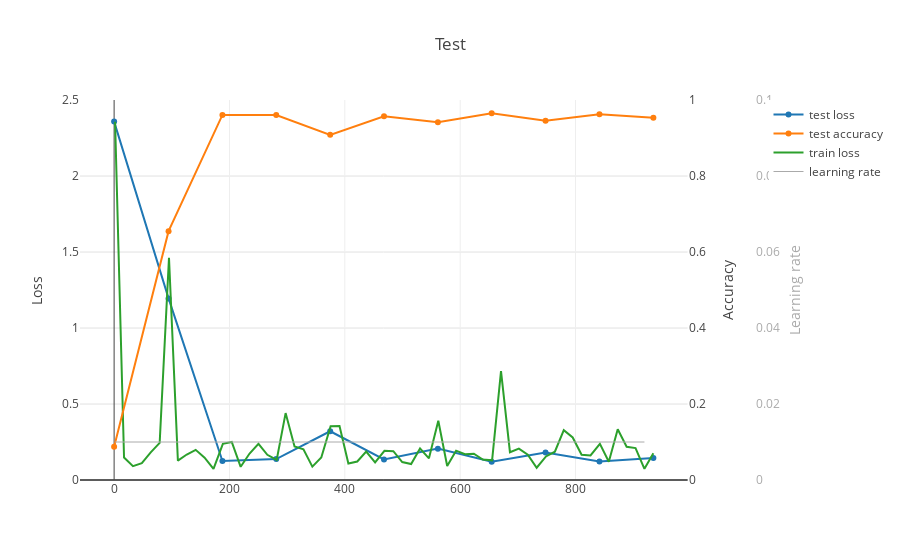

The cell this chart's notebook holds for it:
### Code cell
trace1 = go.Scatter(x = df["Seconds"], y = df["TestLoss"],   name="test loss")
trace2 = go.Scatter(x = df["Seconds"], y = df["TestAccuracy"],  name="test accuracy", yaxis="y2")
trace3 = go.Scatter(x = df2["Seconds"], y = df2["TrainingLoss"],  mode='lines', name="train loss")
trace4 = go.Scatter(x = df2["Seconds"], y = df2["LearningRate"],  name="learning rate", yaxis="y3",
                   line = dict(color = ('#aaa'), width = 1))
layout = go.Layout(
    title ="Test",
    xaxis=dict(
        domain=[0, 0.9]
    ),
    yaxis =dict(
        title="Loss",
        range=[0, 2.5]
    ),
    yaxis2=dict(
        title="Accuracy",
        overlaying="y",
        side="right",
        range=[0,1]
    ),
    yaxis3=dict(
        title='Learning rate',
        titlefont=dict(
            color='#aaa'
        ),
        tickfont=dict(
            color='#aaa'
        ),
        overlaying='y',
        side='right',
        range=[0,0.1],
        position=1
    )
)
fig = go.Figure(data=[trace1,trace2,trace3,trace4],layout=layout)
plotly.offline.iplot(fig)

### Figure 1 — Plotly figure (JSON) as saved in the notebook; plotly's stock layout.template omitted (floating-point values rounded to 4 significant figures)
{"data": [{"name": "test loss", "type": "scatter", "x": [0.001574, 94.38, 187.8, 281.1, 374.6, 467.9, 561.3, 654.6, 748.0, 841.5, 935.0], "y": [2.358, 1.195, 0.1254, 0.1374, 0.3207, 0.1353, 0.2064, 0.1201, 0.1814, 0.1219, 0.1441]}, {"name": "test accuracy", "type": "scatter", "x": [0.001574, 94.38, 187.8, 281.1, 374.6, 467.9, 561.3, 654.6, 748.0, 841.5, 935.0], "y": [0.0872, 0.6549, 0.9608, 0.9605, 0.9083, 0.957, 0.9413, 0.9654, 0.9452, 0.9624, 0.9534], "yaxis": "y2"}, {"mode": "lines", "name": "train loss", "type": "scatter", "x": [1.658, 17.2, 32.67, 48.05, 63.45, 78.98, 95.13, 110.5, 126.0, 141.4, 156.9, 172.3, 188.5, 203.9, 219.4, 234.8, 250.3, 265.7, 281.8, 297.3, 312.8, 328.3, 343.7, 359.2, 375.4, 390.8, 406.1, 421.6, 437.1, 452.5, 468.7, 484.1, 499.5, 515.0, 530.4, 545.9, 562.1, 577.5, 592.9, 608.3, 623.7, 639.1, 655.4, 670.8, 686.3, 701.8, 717.2, 732.6, 748.8, 764.2, 779.6, 795.1, 810.5, 826.0, 842.3, 857.7, 873.2, 888.6, 904.0, 919.5, 935.0], "y": [2.357, 0.1482, 0.09084, 0.1113, 0.1816, 0.2445, 1.462, 0.1273, 0.1676, 0.1984, 0.1469, 0.07297, 0.2377, 0.2501, 0.08682, 0.174, 0.238, 0.1656, 0.1324, 0.4403, 0.2209, 0.2021, 0.08796, 0.1476, 0.3531, 0.3555, 0.1085, 0.1218, 0.1866, 0.1157, 0.1923, 0.1895, 0.1181, 0.1049, 0.2069, 0.1424, 0.3901, 0.09194, 0.1929, 0.1696, 0.1728, 0.1343, 0.1293, 0.7165, 0.1827, 0.2067, 0.1663, 0.08056, 0.155, 0.1862, 0.3282, 0.28, 0.1662, 0.1614, 0.2377, 0.1204, 0.334, 0.2184, 0.2098, 0.07328, 0.1752]}, {"line": {"color": "#aaa", "width": 1}, "name": "learning rate", "type": "scatter", "x": [1.658, 17.2, 32.67, 48.05, 63.45, 78.98, 95.13, 110.5, 126.0, 141.4, 156.9, 172.3, 188.5, 203.9, 219.4, 234.8, 250.3, 265.7, 281.8, 297.3, 312.8, 328.3, 343.7, 359.2, 375.4, 390.8, 406.1, 421.6, 437.1, 452.5, 468.7, 484.1, 499.5, 515.0, 530.4, 545.9, 562.1, 577.5, 592.9, 608.3, 623.7, 639.1, 655.4, 670.8, 686.3, 701.8, 717.2, 732.6, 748.8, 764.2, 779.6, 795.1, 810.5, 826.0, 842.3, 857.7, 873.2, 888.6, 904.0, 919.5, 935.0], "y": [0.01, 0.01, 0.01, 0.01, 0.01, 0.01, 0.01, 0.01, 0.01, 0.01, 0.01, 0.01, 0.01, 0.01, 0.01, 0.01, 0.01, 0.01, 0.01, 0.01, 0.01, 0.01, 0.01, 0.01, 0.01, 0.01, 0.01, 0.01, 0.01, 0.01, 0.01, 0.01, 0.01, 0.01, 0.01, 0.01, 0.01, 0.01, 0.01, 0.01, 0.01, 0.01, 0.01, 0.01, 0.01, 0.01, 0.01, 0.01, 0.01, 0.01, 0.01, 0.01, 0.01, 0.01, 0.01, 0.01, 0.01, 0.01, 0.01, 0.01, null], "yaxis": "y3"}], "layout": {"title": "Test", "xaxis": {"domain": [0, 0.9]}, "yaxis": {"range": [0, 2.5], "title": "Loss"}, "yaxis2": {"overlaying": "y", "range": [0, 1], "side": "right", "title": "Accuracy"}, "yaxis3": {"overlaying": "y", "position": 1, "range": [0, 0.1], "side": "right", "tickfont": {"color": "#aaa"}, "title": "Learning rate", "titlefont": {"color": "#aaa"}}}}
